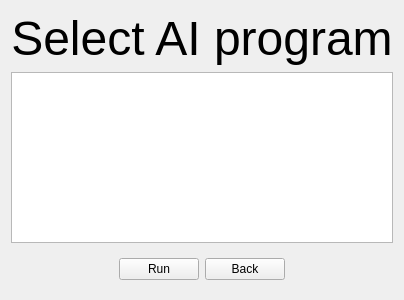
<?xml version="1.0" encoding="UTF-8"?>
<ui version="4.0">
 <class>FormStartProgram</class>
 <widget class="QWidget" name="FormStartProgram">
  <property name="geometry">
   <rect>
    <x>0</x>
    <y>0</y>
    <width>400</width>
    <height>300</height>
   </rect>
  </property>
  <property name="windowTitle">
   <string>Form</string>
  </property>
  <layout class="QVBoxLayout" name="verticalLayout">
   <item>
    <widget class="QLabel" name="label">
     <property name="font">
      <font>
       <pointsize>36</pointsize>
      </font>
     </property>
     <property name="text">
      <string>Select AI program</string>
     </property>
     <property name="alignment">
      <set>Qt::AlignCenter</set>
     </property>
    </widget>
   </item>
   <item>
    <widget class="QListWidget" name="listWidget"/>
   </item>
   <item>
    <widget class="QWidget" name="widget_2" native="true">
     <layout class="QHBoxLayout" name="horizontalLayout_2">
      <item>
       <spacer name="horizontalSpacer_2">
        <property name="orientation">
         <enum>Qt::Horizontal</enum>
        </property>
        <property name="sizeHint" stdset="0">
         <size>
          <width>40</width>
          <height>20</height>
         </size>
        </property>
       </spacer>
      </item>
      <item>
       <widget class="QPushButton" name="pushButtonRun">
        <property name="text">
         <string>Run</string>
        </property>
       </widget>
      </item>
      <item>
       <widget class="QPushButton" name="pushButtonBack">
        <property name="focusPolicy">
         <enum>Qt::NoFocus</enum>
        </property>
        <property name="text">
         <string>Back</string>
        </property>
       </widget>
      </item>
      <item>
       <spacer name="horizontalSpacer">
        <property name="orientation">
         <enum>Qt::Horizontal</enum>
        </property>
        <property name="sizeHint" stdset="0">
         <size>
          <width>40</width>
          <height>20</height>
         </size>
        </property>
       </spacer>
      </item>
     </layout>
    </widget>
   </item>
  </layout>
 </widget>
 <tabstops>
  <tabstop>listWidget</tabstop>
  <tabstop>pushButtonRun</tabstop>
 </tabstops>
 <resources/>
 <connections/>
</ui>
